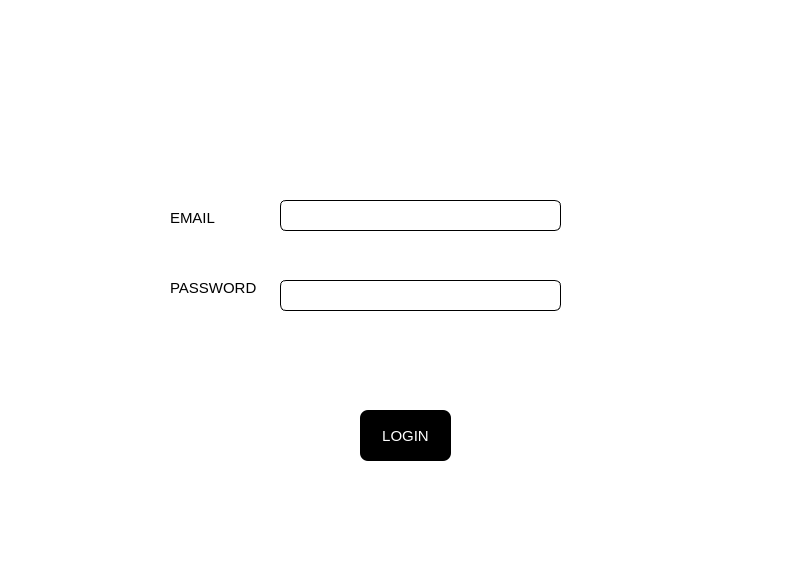
<?xml version="1.0" encoding="UTF-8"?>
<ui version="4.0">
 <class>MainWindow</class>
 <widget class="QMainWindow" name="MainWindow">
  <property name="geometry">
   <rect>
    <x>0</x>
    <y>0</y>
    <width>787</width>
    <height>562</height>
   </rect>
  </property>
  <property name="windowTitle">
   <string>MainWindow</string>
  </property>
  <property name="styleSheet">
   <string notr="true">background-color:#fff</string>
  </property>
  <widget class="QWidget" name="centralwidget">
   <widget class="QPushButton" name="pushButton">
    <property name="geometry">
     <rect>
      <x>360</x>
      <y>410</y>
      <width>91</width>
      <height>51</height>
     </rect>
    </property>
    <property name="styleSheet">
     <string notr="true">background-color: #000;
color: #fff;
font-size: 15px;
border: none;
border-radius: 8px;
</string>
    </property>
    <property name="text">
     <string>LOGIN</string>
    </property>
   </widget>
   <widget class="QLineEdit" name="lineEdit">
    <property name="geometry">
     <rect>
      <x>280</x>
      <y>200</y>
      <width>281</width>
      <height>31</height>
     </rect>
    </property>
    <property name="styleSheet">
     <string notr="true">border:1px solid #000;
border-radius: 6px;</string>
    </property>
   </widget>
   <widget class="QLineEdit" name="lineEdit_2">
    <property name="geometry">
     <rect>
      <x>280</x>
      <y>280</y>
      <width>281</width>
      <height>31</height>
     </rect>
    </property>
    <property name="styleSheet">
     <string notr="true">border:1px solid #000;
border-radius: 6px;</string>
    </property>
   </widget>
   <widget class="QLabel" name="label">
    <property name="geometry">
     <rect>
      <x>170</x>
      <y>210</y>
      <width>91</width>
      <height>16</height>
     </rect>
    </property>
    <property name="styleSheet">
     <string notr="true">text-align: center;font-size:15px</string>
    </property>
    <property name="text">
     <string>EMAIL</string>
    </property>
   </widget>
   <widget class="QLabel" name="label_2">
    <property name="geometry">
     <rect>
      <x>170</x>
      <y>280</y>
      <width>91</width>
      <height>16</height>
     </rect>
    </property>
    <property name="styleSheet">
     <string notr="true">text-align: center;font-size:15px</string>
    </property>
    <property name="text">
     <string>PASSWORD</string>
    </property>
   </widget>
  </widget>
  <widget class="QMenuBar" name="menubar">
   <property name="geometry">
    <rect>
     <x>0</x>
     <y>0</y>
     <width>787</width>
     <height>21</height>
    </rect>
   </property>
  </widget>
  <widget class="QStatusBar" name="statusbar"/>
 </widget>
 <resources/>
 <connections/>
</ui>
